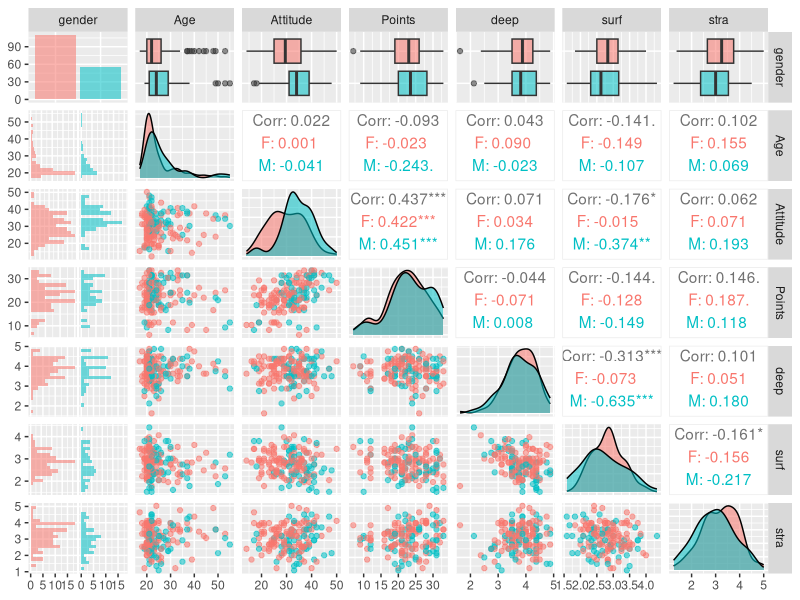
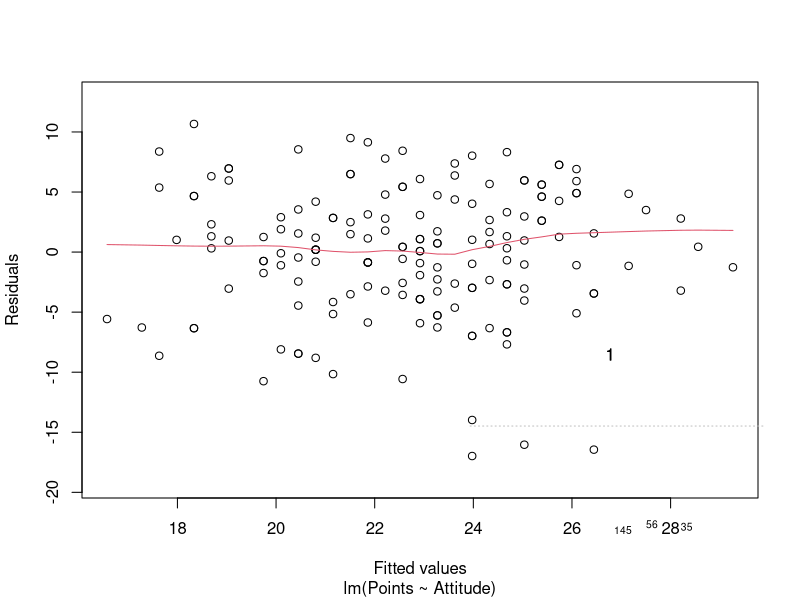
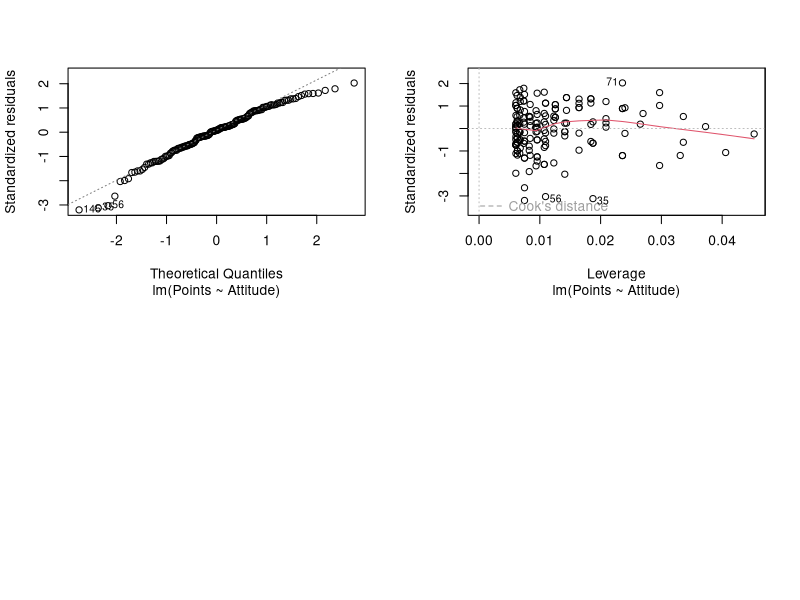

These charts were generated, in order, by the following R code:
## ---- chunk 1
library(GGally)
library(ggplot2)

learning2014 <- read.table("data/learning.csv", sep = ",", header = TRUE)
learning2014$X <- NULL
## ---- chunk 2
head(learning2014)
## ---- chunk 3
str(learning2014)
## ---- chunk 4
summary(learning2014)
## ---- chunk 5

## ---- chunk 6
kuvaaja <- ggpairs(learning2014, mapping = aes(col = gender, alpha = 0.3), lower = list(combo = wrap("facethist", bins = 20)))
kuvaaja
## ---- chunk 7
model <- lm(Points ~ Attitude + stra + deep, data = learning2014)
summary(model)
## ---- chunk 8
model2 <- lm(Points ~ Attitude, data = learning2014)
summary(model2)
## ---- chunk 9
plot(model2, which = c(1,2,5), par(mfrow =c(2,2)))
